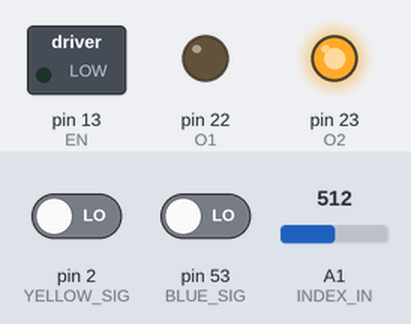
Recording of a sketch running on a simulated Arduino Mega 2560, built with avr-gcc and run on an emulated ATmega2560. Shown: switched loads named in the sketch (green lamp = pin HIGH), output pins drawn as LEDs (lit = HIGH). The test bench sets the inputs (shaded band); at power-on: A1 (INDEX_IN) = 512, pin 2 (YELLOW_SIG) LOW, pin 53 (BLUE_SIG) LOW. What the sketch prints to the serial monitor is not drawn.

Above: at 1.2 s.
1.3 s: A1 (INDEX_IN) set to 525
2.8 s: A1 (INDEX_IN) set to 545
At 3.18 s:
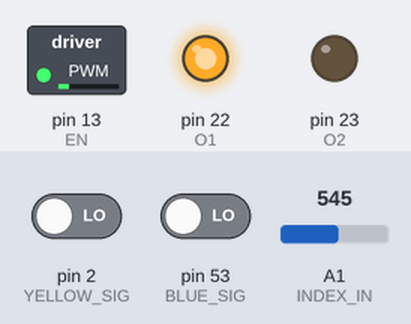
5.8 s: A1 (INDEX_IN) set to 306
At 8.5 s:
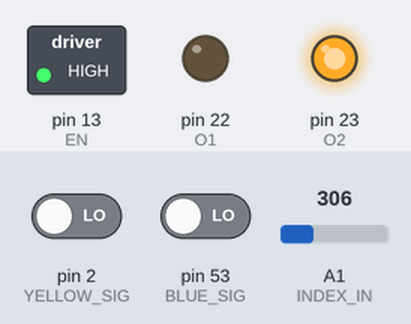
8.8 s: A1 (INDEX_IN) set to 716
At 8.95 s:
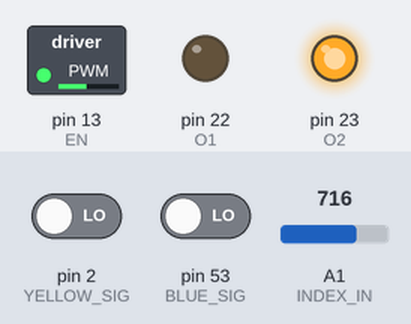
11.8 s: pin 2 (YELLOW_SIG) driven HIGH
Timing chart, 0 to 14.6 s (numbered marks = the images above; inputs shaded):
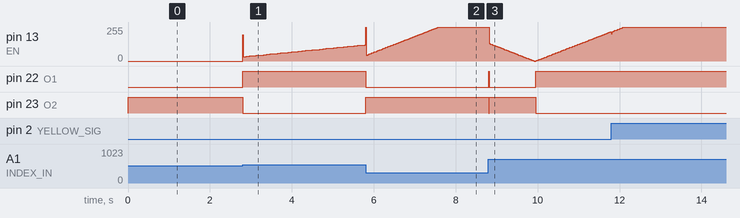

The sketch:

JointTest.ino
```cpp
// Clock:
double last_time = 0;
double dt;

// Index Movement:
#define EN 13 // sets motor speed (PWM)
#define O1 22
#define O2 23 // direction controls

// Index Rotary Encoder:
#define YELLOW_SIG 2 // interrupt
#define BLUE_SIG 53 // bool
volatile int degrees;

// Index Input:

#define INDEX_IN A1

int initPotVal;

// PID Controller:
#define Kp 1
#define Ki 0.9
#define Kd 0.05

#define tolerance 0

#define speedFactor 1.3

double integral = 0;
double prev_error = 0;

void setup() {
  Serial.begin(115200);
  while(!Serial);

  pinMode(EN, OUTPUT);
  pinMode(O1, OUTPUT);
  pinMode(O2, OUTPUT);

  pinMode(INDEX_IN, INPUT);

  pinMode(YELLOW_SIG, INPUT);
  pinMode(BLUE_SIG, INPUT);

  initPotVal = analogRead(INDEX_IN);

  degrees = 0;

  attachInterrupt(digitalPinToInterrupt(YELLOW_SIG), countDegrees, CHANGE);

  Serial.println("hello world"); // prints in serial manager
}


void loop() {
  double now = millis();
  dt  = (now - last_time) / 1000.00;
  last_time = now;

  int potVal = analogRead(INDEX_IN);
  int setpoint = (potVal - initPotVal) / 5;
  setpoint = round((float)setpoint / 10)*10;
  // setpoint in degrees from starting position
  double pidOutput = pid(setpoint - degrees); // if degrees > setpoint: -ve error
  //Serial.println(pidOutput);
  MotorSpeed((int)(pidOutput * speedFactor));

  delay(10);
}

double pid(int error) {
  if (abs(error) <= tolerance) error = 0;
  double proportional = error;
  integral += error * dt;
  double differential = (error - prev_error) / dt;
  prev_error = error;

  return (Kp * proportional) + (Ki * integral) + (Kd * differential);
}

void countDegrees(){
  if (digitalRead(YELLOW_SIG) == digitalRead(BLUE_SIG)){
    degrees--;
  } else {
    degrees++;
  }
  if (degrees == 360 || degrees == -360){
    degrees = 0;
  }
}

void MotorSpeed(int speed) {
  if (speed > 100) speed = 100;
  if (speed < -100) speed = -100;

  analogWrite(EN, int(abs(speed)*2.55));

  if (speed > 0) {
    digitalWrite(O1, HIGH); // forwards
    digitalWrite(O2, LOW);
  } else {
    digitalWrite(O1, LOW); // backwards
    digitalWrite(O2, HIGH);
  }
}
```

Measured:
- the behaviour switches between 536 and 537 on A1 (INDEX_IN) (found by bisection; images 0 and 1)
- after the input at 1.3 s, every drawn part: stays the same
- after the input at 2.8 s, pin 22 (O1): LOW → HIGH at once; pin 23 (O2): HIGH → LOW at once
- after the input at 5.8 s, pin 22 (O1): HIGH → LOW at once; pin 23 (O2): LOW → HIGH at once
- after the input at 8.8 s, pin 22 (O1): LOW → HIGH at once, → LOW 0.01 s later, → HIGH 1.1 s later; pin 23 (O2): HIGH → LOW at once, → HIGH 0.01 s later, → LOW 1.1 s later
